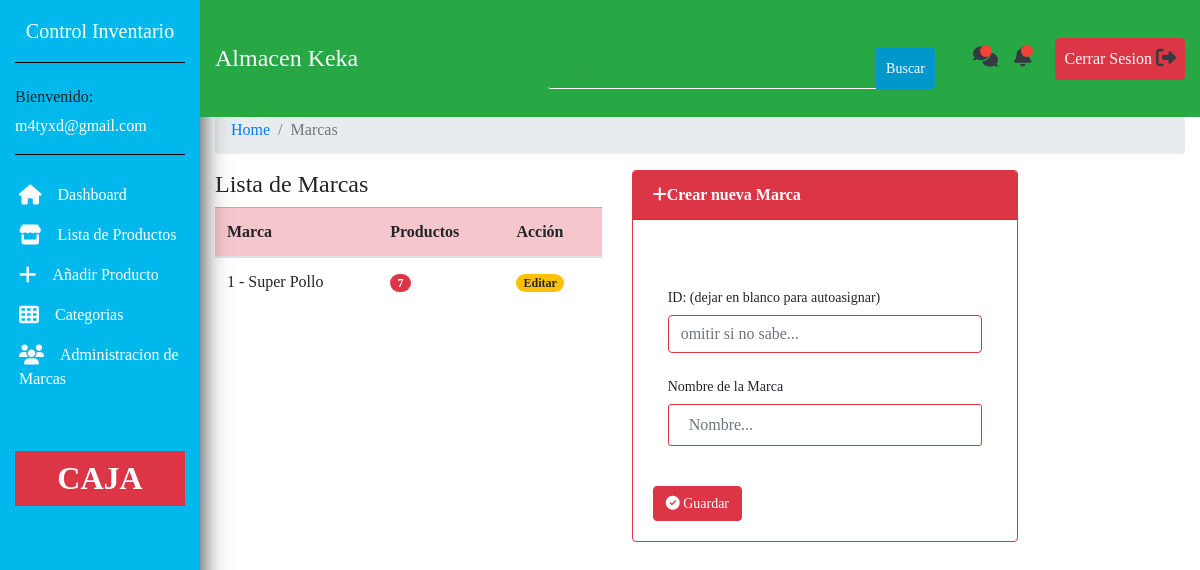
/marcas.php (signed in), run on the app's committed database.
### tables this page shows
CREATE TABLE IF NOT EXISTS `marcas` (
  `id_marca` int(15) NOT NULL AUTO_INCREMENT,
  `nombre_marca` varchar(50) NOT NULL,
  PRIMARY KEY (`id_marca`)
);

### marcas.php (the view, shortened to what this page needs)
<?php
include("conexion.php");
include("includes/header.php");
?>
<section>
    <div class="container-fluid w-auto">
        <div class="row">
            <div class="col-xl-10 col-lg-9 col-md-9 mt-5 ml-auto mb-2">
                <nav aria-label="breadcrumb">
                        <ol class="breadcrumb">
                        <li class="breadcrumb-item"><a href="#">Home</a></li>
                        <li class="breadcrumb-item active" aria-current="page">Marcas</li>
                        </ol>
                </nav>
            <div class="row">
            <div class="col-xl-5 col-md-6 col-sm-5">
                <h4>Lista de Marcas</h3>
                <table class="table">
                    <thead>
                        <tr class="table-danger">
                        <th scope="col">Marca</th>
                        <th scope="col">Productos</th>
                        <th scope="col">Acción</th>
                        </tr>
                    </thead>
                    <tbody>
                    <?php
            $query_marcas = "SELECT * FROM marcas";
            $res = $link->query($query_marcas);
            while($mostrar=$res->fetch_assoc()){
                $id = $mostrar['id_marca'];
                $query_marcas = "SELECT * FROM productos WHERE cod_marca=$id";
                $result = mysqli_query($link,$query_marcas);
                $rcount = mysqli_num_rows($result);
            ?>
                        <tr>
                            <td>   <?php echo $mostrar['id_marca'] ?> - <?php echo $mostrar['nombre_marca'] ?></td>
                            <td><span class="badge badge-danger badge-pill"><?php echo $rcount; ?></span></td>
                            <td><a href="editar_marca.php?id_marca='<?php echo $id ?>'"><span class="badge badge-warning badge-pill">Editar</span></a></td>
                        </tr>
            <?php } ?>
                    </tbody>
            </table>
            </div>
            <div class="col-xl-5 col-md-6 col-sm-7">
                <div class="card border-danger">
                    <div class="card-header bg-danger text-white">
                        <strong><i class="fa fa-plus"></i>Crear nueva Marca</strong>
                    </div>
                    <div class="card-body">
                        <form action="crear_marca.php" method="post">
                            <div class="form-group col-auto">
                                <label for="id_marca" class="col-form-label">ID: (dejar en blanco para autoasignar)</label>
                                <input type="number" class="form-control border border-danger" id="id_marca" name="id_marca" placeholder="omitir si no sabe...">
                            </div>
                            <div class="form-group col-auto">
                                <label for="nombre_marca" class="col-form-label">Nombre de la Marca</label>
                                <input type="text" class="form-control border border-danger" id="nombre_marca" name="nombre_marca" placeholder="Nombre..." required>
                            </div>
                            <button type="submit" class="btn btn-danger"><i class="fa fa-check-circle"></i> Guardar</button>
                        </form>
                    </div>
                </div>
            </div>
        </div>
            </div>
        </div>
    </div>
</section>
<?php include("includes/footer.php");
?>

### assets/style.css (style rules this page uses)
body { font-family: 'Tahoma'!important; background-color: white; }
.btn { font-size: 14px; margin-top:20px; }
form { padding-top: 10px; font-size: 14px; margin-top: 30px; }
input[type="text"], input[type="password"] { outline: none; padding: 20px; display: block; width: 100%; border-radius: 3px; border: 2; height: 40px; border-bottom: 1.5px solid #fff; margin-bottom: 20px; }
input[type="number"] { border: 1; }

### data on the page
marcas: id_marca "1", nombre_marca "Super Pollo", rcount "7"

### other printed values
$_SESSION['email'] "m4tyxd@gmail.com"
